Frame 1 (no input): blank canvas, image omitted
Frame 60 (no input): blank canvas, image omitted
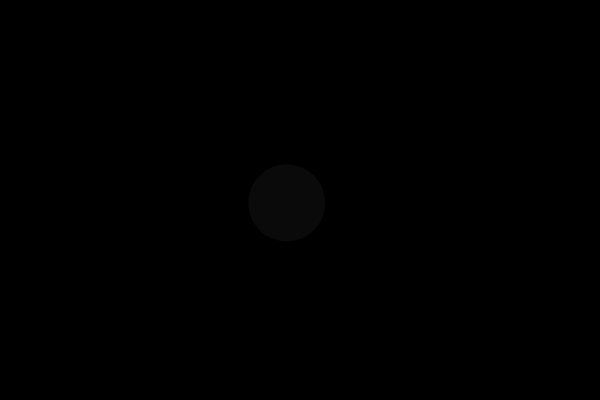
Frame 120 (the mouse pressed at the canvas centre since frame 60)

The p5.js sketch whose frames 1 and 60 were blank and that drew this single picture after the mouse press (run headless with seeded random() and noise() and a simulated clock; from frame 60 on, the mouse is pressed at the canvas centre):

// p5.js sketch
// ── sketch.js
let bubbles = [];

function setup() {
  createCanvas(600, 400);
  // for(let i = 0; i < 400; i++) {
  //   let x = random(width);
  //   let y = random(height);
  //   let r = random(10, 40);
  //   bubbles[i] = new Bubble(x, y, r);
  // }
}

function mousePressed() {
  let r = random(10, 50);
  let b = new Bubble(mouseX, mouseY, r);
  bubbles.push(b);
}

// display many circles at random positions
function draw() {
  background(0);
  
  for(let i =0; i < bubbles.length; i++) {
    bubbles[i].move();
    bubbles[i].show();
  }
}

class Bubble {
  constructor(x, y, r) {
    this.x = x;
    this.y = y;
    this.r = r
  } 
  move() {
    this.x = this.x + random(-5, 5);
    this.y = this.y + random(-5, 5);
  }

  show() {
    // stroke(255);
    // strokeWeight(4);
    // noFill();
    noStroke();
    fill(255, 10);
    ellipse(this.x, this.y, this.r * 2, this.r * 2);
  }  
}
